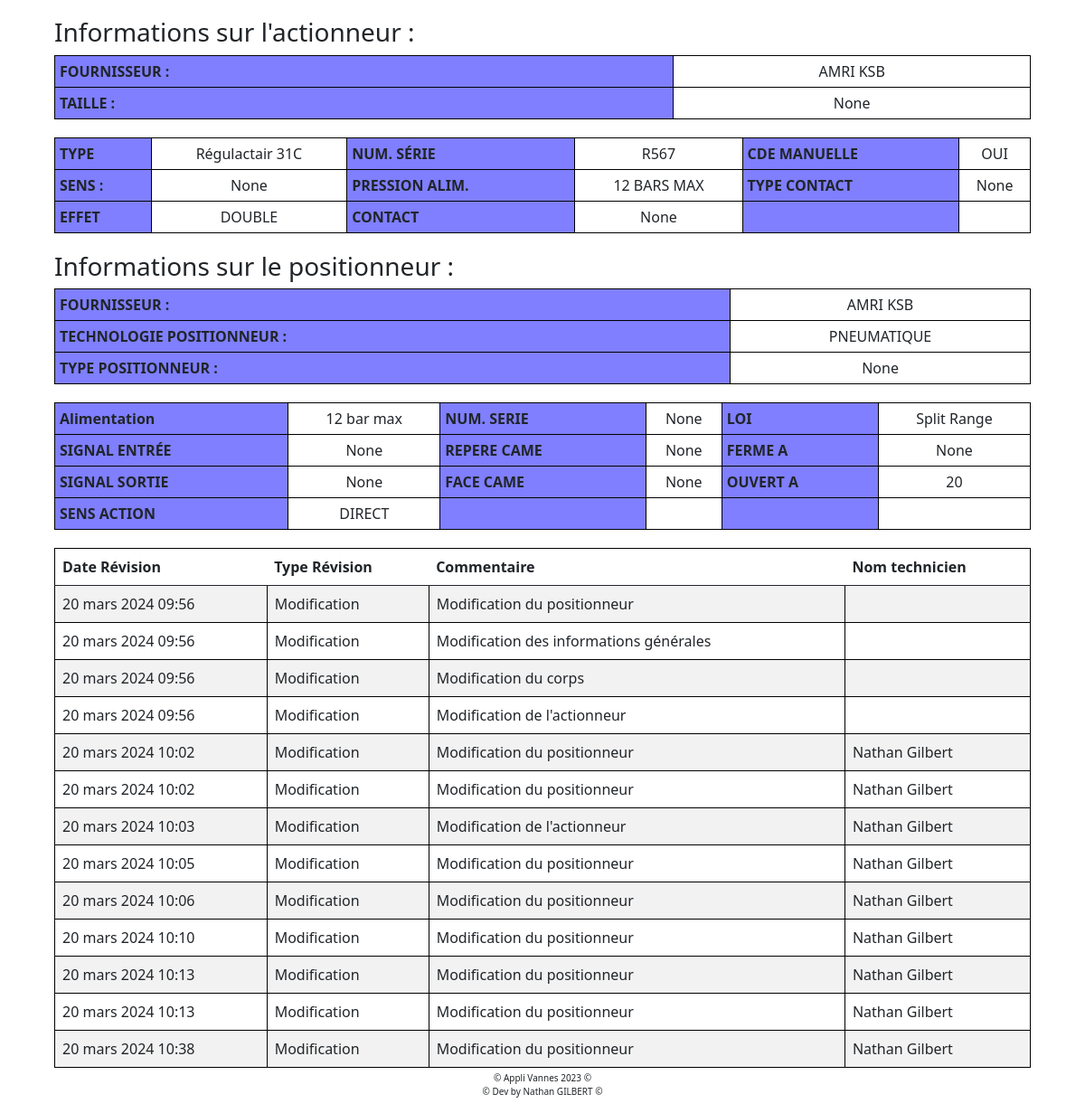
The page /vanne/10/detail_vanne (lower part) on the database as committed earlier.
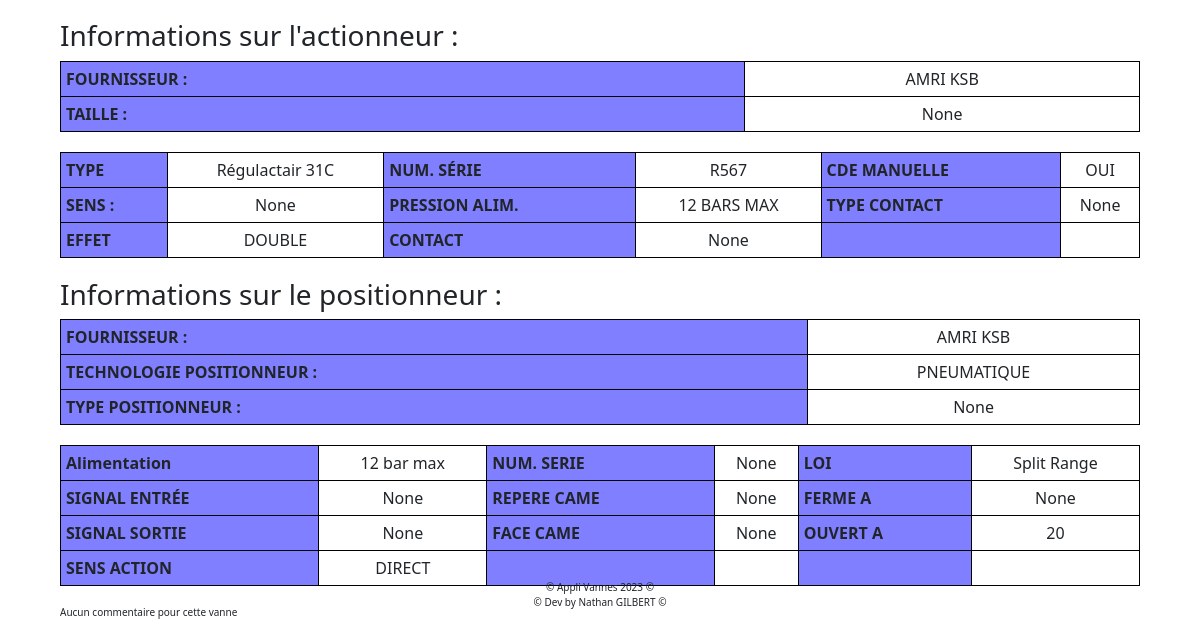
The same page on the database as committed later.
### appliVanne/models.py (models this page shows, shortened)
class Vanne(models.Model):
    class Meta:
        db_table = 'VANNES'
    id_vanne = models.AutoField(primary_key=True, unique=True, verbose_name="ID de la vanne")
    id_atelier = models.ForeignKey('ATELIER', to_field='id_atelier', on_delete=models.CASCADE, null=True, verbose_name="ID de l'atelier")
    repere_vanne = models.CharField(max_length=255, null=True, blank=True, verbose_name="Repère de la vanne")
    affectation_vanne = models.CharField(max_length=255, null=True, blank=True, verbose_name="Affectation de la vanne")
    machine_vanne = models.CharField(max_length=255, null=True, blank=True, verbose_name="Machine de la vanne")
    numero_commande = models.CharField(max_length=20, null=True, blank=True, verbose_name="Numéro de commande")
    id_actionneur = models.ForeignKey('ACTIONNEUR', to_field='id_actionneur', on_delete=models.CASCADE, null=True, verbose_name="ID de l'actionneur")
    id_corps = models.ForeignKey('CORPS', to_field='id_corps', on_delete=models.CASCADE, null=True, verbose_name="ID du corps")
    id_positionneur = models.ForeignKey('POSITIONNEUR', to_field='id_positionneur', on_delete=models.CASCADE, null=True, blank=True, verbose_name="ID du positionneur")
    id_fournisseur_vannes = models.ForeignKey('FOURNISSEUR', to_field='id_fournisseur', on_delete=models.CASCADE, default=0, null=True, verbose_name="ID du fournisseur de vannes")
    type_vannes = models.CharField(max_length=255, null=True, blank=True, verbose_name="Type de vannes")
    organe_reglant = models.CharField(max_length=255, null=True, blank=True, verbose_name="Organe réglant")
    freq_revision = models.IntegerField(null=True, blank=True, verbose_name="Fréquence de révision")
    derniere_revision = models.IntegerField(null=True, blank=True, verbose_name="Date de la dernière révision")
    voir_en = models.IntegerField(null=True, blank=True, verbose_name="Date de la prochaine révision")
    en_service_vanne = models.IntegerField(default=1, blank=True, verbose_name="En service")
    date_commande = models.DateField(null=True, blank=True, verbose_name="Date de la commande")
    tracker = FieldTracker()

class ACTIONNEUR(models.Model):
    class Meta:
        db_table = 'ACTIONNEUR'
    id_actionneur = models.AutoField(primary_key=True, unique=True, verbose_name="ID de l'actionneur")
    id_fournisseur = models.ForeignKey('FOURNISSEUR', to_field='id_fournisseur', on_delete=models.CASCADE, verbose_name="ID du fournisseur")
    num_serie_actionneur = models.CharField(max_length=255, null=True, blank=True, verbose_name="Numéro de série de l'actionneur")
    type_actionneur = models.CharField(max_length=255, null=True, blank=True, verbose_name="Type de l'actionneur")
    taille_actionneur = models.CharField(max_length=255, null=True, blank=True, verbose_name="Taille de l'actionneur")
    type_contact_actionneur = models.CharField(max_length=255, null=True, blank=True, verbose_name="Type de contact de l'actionneur")
    pression_alimentation = models.CharField(max_length=255, null=True, blank=True, verbose_name="Pression d'alimentation de l'actionneur")
    sens_actionneur = models.CharField(max_length=255, null=True, blank=True, verbose_name="Sens de l'actionneur")
    contact_ouv_ferm_actionneur = models.CharField(max_length=255, null=True, blank=True, verbose_name="Contact ouverture/fermeture de l'actionneur")
    actionneur_simpl_double_effet = models.CharField(max_length=255, null=True, blank=True, verbose_name="Actionneur simple/double effet")
    commande_manuel = models.CharField(max_length=255, null=True, blank=True, verbose_name="Commande manuelle de l'actionneur")
    tracker = FieldTracker()

class FOURNISSEUR(models.Model):
    class Meta:
        db_table = 'FOURNISSEUR'
    id_fournisseur = models.AutoField(primary_key=True, unique=True, verbose_name="ID du fournisseur")
    nom_fournisseur = models.CharField(max_length=255, verbose_name="Nom du fournisseur")
    email_fournisseur = models.EmailField(verbose_name="Adresse e-mail du fournisseur")
    tel_fournisseur = models.CharField(max_length=255, verbose_name="Numéro de téléphone du fournisseur")

class POSITIONNEUR(models.Model):
    class Meta:
        db_table = 'POSITIONNEUR'
    id_positionneur = models.AutoField(primary_key=True, unique=True, verbose_name="ID du positionneur")
    id_fournisseur = models.ForeignKey('FOURNISSEUR', to_field='id_fournisseur', on_delete=models.CASCADE, verbose_name="ID du fournisseur")
    fonctionnement_positionneur = models.ForeignKey('TYPEPOSITIONNEUR', to_field='id_fonctionnement_postionneur', on_delete=models.CASCADE, verbose_name="Fonctionnement du positionneur",null=True, blank=True)
    num_serie_positionneur = models.CharField(max_length=255, null=True, blank=True, verbose_name="Numéro de série du positionneur")
    signal_entre_positionneur = models.CharField(max_length=255,null=True, blank=True, verbose_name="Signal d'entrée du positionneur")
    signal_sortie = models.CharField(max_length=255,null=True, blank=True, verbose_name="Signal de sortie du positionneur")
    repere_came = models.CharField(max_length=255,null=True, blank=True, verbose_name="Repère de la came du positionneur")
    face_came = models.IntegerField(null=True, blank=True, verbose_name="Face de la came du positionneur")
    sens_action = models.CharField(max_length=255, null=True, blank=True, verbose_name="Sens d'action du positionneur")
    fermer_a = models.CharField(max_length=255,null=True, blank=True, verbose_name="Fermer à du positionneur")
    ouvert_a = models.CharField(max_length=255,null=True, blank=True, verbose_name="Ouvert à du positionneur")
    type_positionneur = models.CharField(max_length=255, null=True, blank=True, verbose_name="Type de positionneur")
    presion_positionneur = models.CharField(max_length=255, null=True, blank=True, verbose_name="Pression du positionneur")
    loi_positionneur = models.CharField(max_length=255, null=True, blank=True, verbose_name="Loi du positionneur")
    tracker = FieldTracker()

class TYPEPOSITIONNEUR(models.Model):
    class Meta:
        db_table = 'TYPEPOSITIONNEUR'
    id_fonctionnement_postionneur = models.AutoField(primary_key=True, unique=True, verbose_name="ID du type de positionneur")
    description_type_positionneur = models.CharField(max_length=255, blank=True, verbose_name="Description du type de positionneur")
    type_positionneur = models.CharField(max_length=255, blank=True, verbose_name="Type de positionneur")

class REVISON(models.Model):
    class Meta:
        db_table = 'REVISION'
    id_revision = models.AutoField(primary_key=True, unique=True, verbose_name="ID de la révision")
    id_revision_vanne =  models.IntegerField(null=True, blank=True, default=0, verbose_name="ID de la révision de la vanne")
    rev_id_vanne = models.IntegerField(null=True, blank=True, default=0, verbose_name="ID de la vanne")
    date_revision = models.DateTimeField(null=True, blank=True, verbose_name="Date de la révision")
    type_revision =  models.ForeignKey('TYPEREVISION', to_field='id_type_revision', on_delete=models.CASCADE, null=True, verbose_name="ID du  type de revision")
    commentaire_revision = models.CharField(max_length=255, null=True, blank=True, default='Aucun commentaire', verbose_name="Commentaire de révision")
    detail_commentaire = models.CharField( max_length=1500000,null=True, blank=True, default='Aucun détail', verbose_name="Détail de révision")
    nom_technicien = models.CharField(max_length=255, null=True, blank=True, default='Aucun technicien', verbose_name="Nom du technicien")
    ajout_revision = models.CharField(max_length=255, null=True, blank=True, default='AUTO', verbose_name="Ajout de révision")

class TypeRevision(models.Model):
    class Meta:
        db_table = 'TYPEREVISION'
    id_type_revision = models.AutoField(primary_key=True, unique=True, verbose_name="ID du type de révision")
    type_revision = models.CharField(max_length=255, blank=True, verbose_name="Type de révision")

### appliVanne/views.py (the view)
# urls.py: path('vanne/<int:id_vanne>/detail', views.detailVanne, name='detail_vanne'),
def detailVanne(request, id_vanne):
    vanne = Vanne.objects.get(id_vanne=id_vanne)
    infoRev = REVISON.objects.filter(rev_id_vanne=id_vanne)
    return render(request, "appliVanne/detailVanne.html", {"vanne": vanne, "infoRevision":infoRev })

### appliVanne/templates/appliVanne/detailVanne.html (shortened to what this page needs)
{% extends "appliVanne/base.html" %} {% load static %} {% block title %} Détail Vannes n°{{vanne.id_vanne}} {% endblock %} {% block extra_css %}
<link
  rel="stylesheet"
  href="{% static 'appliVanne/CSS/styleVanneDetail.css' %}" />
{% endblock %}
{% block main %}
<div id="tableauGeneral">
  <h3>Informations sur l'actionneur :</h3>
  <table>
    <tbody>
      <tr class="ligne">
        <td class="debutLigne">FOURNISSEUR :</td>
        <td class="ligneFin">
          {{ vanne.id_actionneur.id_fournisseur.nom_fournisseur }}
        </td>
      </tr>
      <tr class="ligne">
        <td class="debutLigne">TAILLE :</td>
        <td class="ligneFin">{{ vanne.id_actionneur.taille_actionneur}}</td>
      </tr>
    </tbody>
  </table>
  <table>
    <tbody>
        <tr>
            <td class="debutLigne">TYPE</td>
            <td class="ligneFin">{{vanne.id_actionneur.type_actionneur}}</td>
            <td class="debutLigne">NUM. SÉRIE</td>
            <td class="ligneFin">{{vanne.id_actionneur.num_serie_actionneur}}</td>
            <td class="debutLigne">CDE MANUELLE</td>
            <td class="ligneFin"> {{vanne.id_actionneur.commande_manuel}}
          </td>
                    </tr>
        <tr>
            <td class="debutLigne">SENS : </td>
            <td class="ligneFin">{{vanne.id_actionneur.sens_actionneur}}</td>
            <td class="debutLigne">PRESSION ALIM.</td>
            <td class="ligneFin">{{vanne.id_actionneur.pression_alimentation}}</td>
            <td class="debutLigne">TYPE CONTACT </td>
            <td class="ligneFin">{{vanne.id_actionneur.type_contact_actionneur}}</td>
        </tr>
        <tr>
            <td class="debutLigne">EFFET </td>
            <td class="ligneFin">{{vanne.id_actionneur.actionneur_simpl_double_effet}}</td>
            <td class="debutLigne">CONTACT</td>
            <td class="ligneFin">{{vanne.id_actionneur.contact_ouv_ferm_actionneur}}</td>
            <td class="debutLigne"></td>
            <td class="ligneFin"></td>
        </tr>
    </tbody>
  </table>
  {% if vanne.id_positionneur is null %}
  <h3> Aucun positionneur pour cette vanne </h3>
  {% else %}
  <h3>Informations sur le positionneur :</h3>
  <table>
    <tbody>
      <tr class="ligne">
        <td class="debutLigne">FOURNISSEUR :</td>
        <td class="ligneFin">
          {{ vanne.id_positionneur.id_fournisseur.nom_fournisseur }}
        </td>
      </tr>
      <tr class="ligne">
        <td class="debutLigne">TECHNOLOGIE POSITIONNEUR :</td>
        <td class="ligneFin">{{ vanne.id_positionneur.fonctionnement_positionneur.description_type_positionneur}}</td>
      </tr>
      <tr class="ligne">
        <td class="debutLigne">TYPE POSITIONNEUR :</td>
        <td class="ligneFin">{{ vanne.id_positionneur.type_positionneur}}</td>
      </tr>
    </tbody>
  </table>
  <table>
    <tbody>
        <tr>
            <td class="debutLigne">Alimentation</td>
            <td class="ligneFin">{{vanne.id_positionneur.presion_positionneur}}</td>
            <td class="debutLigne">NUM. SERIE</td>
            <td class="ligneFin">{{vanne.id_positionneur.num_serie_positionneur}}</td>
            <td class="debutLigne">LOI</td>
            <td class="ligneFin">{{vanne.id_positionneur.loi_positionneur}}</td>
        </tr>
        <tr>
            <td class="debutLigne">SIGNAL ENTRÉE</td>
            <td class="ligneFin">{{vanne.id_positionneur.signal_entre_positionneur}}</td>
            <td class="debutLigne">REPERE CAME</td>
            <td class="ligneFin">{{vanne.id_positionneur.repere_came}}</td>
            <td class="debutLigne">FERME A</td>
            <td class="ligneFin">{{vanne.id_positionneur.fermer_a}}</td>
        </tr>
        <tr>
            <td class="debutLigne">SIGNAL SORTIE</td>
            <td class="ligneFin">{{vanne.id_positionneur.signal_sortie}}</td>
            <td class="debutLigne">FACE CAME</td>
            <td class="ligneFin">{{vanne.id_positionneur.face_came}}</td>
            <td class="debutLigne">OUVERT A</td>
            <td class="ligneFin">{{vanne.id_positionneur.ouvert_a}}</td>
        </tr>
        <tr>
            <td class="debutLigne">SENS ACTION</td>
            <td class="ligneFin">{{vanne.id_positionneur.sens_action}}</td>
            <td class="debutLigne"></td>
            <td class="ligneFin"></td>
            <td class="debutLigne"></td>
            <td class="ligneFin"></td>
        </tr>
    </tbody>
  </table>
  {% endif %}
  {% if infoRevision|length != 0 %}
<table class="table table-striped revision" style="margin-bottom:50px;">
  <thead>
    <tr>
      <th scope="col">Date Révision </th>
      <th scope="col">Type Révision</th>
      <th scope="col">Commentaire </th>
      <th scope="col">Nom technicien</th>
    </tr>
  </thead>
  {% for rev in infoRevision %}
    <tr>
      <td>{{ rev.date_revision }}</td>
      <td>{{ rev.type_revision.type_revision }}</td>
      <td>{{ rev.commentaire_revision }}</td>
      <td>{{ rev.nom_technicien }}</td>
    </tr>
  {% endfor %}
</table>
{% else %}
  <h3 style = "font-size : 10px"> Aucun commentaire pour cette vanne </h3>
{% endif %}
</div>
{% endblock %}

### appliVanne/templates/appliVanne/base.html (shortened to what this page needs)
{% load static %}
<!DOCTYPE html>
<html lang="fr">
  <head>
    <link rel="stylesheet" href="{% static 'appliVanne/CSS/styles.css' %}" />
    {% block extra_css %}{% endblock %}
    <link
      href="https://cdn.jsdelivr.net/npm/bootstrap@5.0.2/dist/css/bootstrap.min.css"
      rel="stylesheet"
    />
  </head>
  <body>
    <main>{%block main%} {% endblock %}</main>
    <footer>{% include "./footer.html" %}</footer>
  </body>
</html>

### appliVanne/templates/appliVanne/menuNonConnecter.html (shortened to what this page needs)
{% load static %}

### appliVanne/templates/appliVanne/footer.html
© Appli Vannes 2023 ©
<p> © Dev by Nathan GILBERT © </p>

### appliVanne/static/appliVanne/CSS/styles.css (style rules this page uses)
main { flex-direction: column; min-height: 100vh; display: flex; height: 100%; align-items: center; }
footer { font-size: 10px; text-align: center; position: fixed; right: 0; bottom: 0; width: 100%; }

### appliVanne/static/appliVanne/CSS/styleVanneDetail.css (style rules this page uses)
table { margin-bottom: 20px; }
.debutLigne { background-color: rgba(0, 0, 255, 0.5); font-weight: bold; border: 1px solid black; padding: 5px; }
.ligne { border-radius: 5px; border: 1px solid black; padding: 5px; }
#tableauGeneral { width: 90%; margin-left: auto; margin-right: auto; }
#tableauGeneral table { width: 100%; margin-left: auto; margin-right: auto; border-collapse: collapse; border: 1px solid black; }
.ligneFin { text-align: center; }

Rows that differ between the two databases and show on the page:
removed REVISON: date_revision "20 mars 2024 09:56", type_revision.type_revision "Modification", commentaire_revision "Modification du positionneur"
removed REVISON: date_revision "20 mars 2024 09:56", type_revision.type_revision "Modification", commentaire_revision "Modification des informations générales"
removed REVISON: date_revision "20 mars 2024 09:56", type_revision.type_revision "Modification", commentaire_revision "Modification du corps"
removed REVISON: date_revision "20 mars 2024 09:56", type_revision.type_revision "Modification", commentaire_revision "Modification de l'actionneur"
removed REVISON: date_revision "20 mars 2024 10:02", type_revision.type_revision "Modification", commentaire_revision "Modification du positionneur", nom_technicien "Nathan Gilbert"
removed REVISON: date_revision "20 mars 2024 10:02", type_revision.type_revision "Modification", commentaire_revision "Modification du positionneur", nom_technicien "Nathan Gilbert"
removed REVISON: date_revision "20 mars 2024 10:03", type_revision.type_revision "Modification", commentaire_revision "Modification de l'actionneur", nom_technicien "Nathan Gilbert"
removed REVISON: date_revision "20 mars 2024 10:05", type_revision.type_revision "Modification", commentaire_revision "Modification du positionneur", nom_technicien "Nathan Gilbert"
removed REVISON: date_revision "20 mars 2024 10:06", type_revision.type_revision "Modification", commentaire_revision "Modification du positionneur", nom_technicien "Nathan Gilbert"
removed REVISON: date_revision "20 mars 2024 10:10", type_revision.type_revision "Modification", commentaire_revision "Modification du positionneur", nom_technicien "Nathan Gilbert"
removed REVISON: date_revision "20 mars 2024 10:13", type_revision.type_revision "Modification", commentaire_revision "Modification du positionneur", nom_technicien "Nathan Gilbert"
removed REVISON: date_revision "20 mars 2024 10:13", type_revision.type_revision "Modification", commentaire_revision "Modification du positionneur", nom_technicien "Nathan Gilbert"
removed REVISON: date_revision "20 mars 2024 10:38", type_revision.type_revision "Modification", commentaire_revision "Modification du positionneur", nom_technicien "Nathan Gilbert"
Other text that changed with them:
text no longer shown: "Date Révision Type Révision Commentaire Nom technicien"
text now shown: "Aucun commentaire pour cette vanne"
